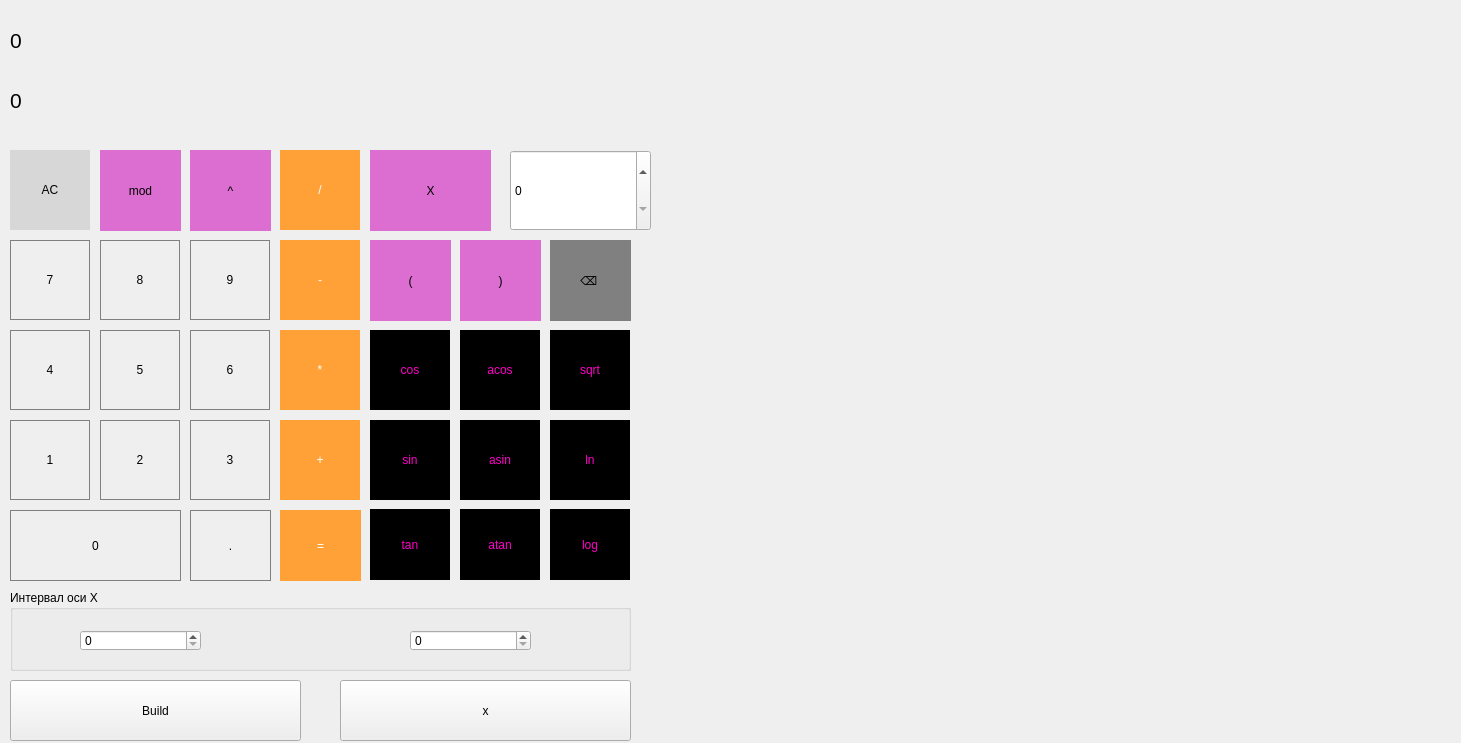
<?xml version="1.0" encoding="UTF-8"?>
<ui version="4.0">
 <class>MainWindow</class>
 <widget class="QMainWindow" name="MainWindow">
  <property name="geometry">
   <rect>
    <x>0</x>
    <y>0</y>
    <width>1461</width>
    <height>743</height>
   </rect>
  </property>
  <property name="windowTitle">
   <string>MainWindow</string>
  </property>
  <widget class="QWidget" name="centralwidget">
   <widget class="QLabel" name="label">
    <property name="geometry">
     <rect>
      <x>10</x>
      <y>10</y>
      <width>1421</width>
      <height>61</height>
     </rect>
    </property>
    <property name="font">
     <font>
      <pointsize>16</pointsize>
     </font>
    </property>
    <property name="text">
     <string>0</string>
    </property>
   </widget>
   <widget class="QPushButton" name="pushButton_7">
    <property name="geometry">
     <rect>
      <x>10</x>
      <y>240</y>
      <width>80</width>
      <height>80</height>
     </rect>
    </property>
    <property name="styleSheet">
     <string notr="true">QPushButton {
	font: 20pt &quot;.AppleSystemUIFont&quot;;
	border: 0.5px solid grey;
}
QPushButton:pressed {
	background-color: rgb(242, 82, 208);
}</string>
    </property>
    <property name="text">
     <string>7</string>
    </property>
   </widget>
   <widget class="QPushButton" name="pushButton_8">
    <property name="geometry">
     <rect>
      <x>100</x>
      <y>240</y>
      <width>80</width>
      <height>80</height>
     </rect>
    </property>
    <property name="styleSheet">
     <string notr="true">QPushButton {
	font: 20pt &quot;.AppleSystemUIFont&quot;;
	border: 0.5px solid grey;
}
QPushButton:pressed {
	background-color: rgb(242, 82, 208);
}</string>
    </property>
    <property name="text">
     <string>8</string>
    </property>
   </widget>
   <widget class="QPushButton" name="pushButton_9">
    <property name="enabled">
     <bool>true</bool>
    </property>
    <property name="geometry">
     <rect>
      <x>190</x>
      <y>240</y>
      <width>80</width>
      <height>80</height>
     </rect>
    </property>
    <property name="styleSheet">
     <string notr="true">QPushButton {
	font: 20pt &quot;.AppleSystemUIFont&quot;;
	border: 0.5px solid grey;
}
QPushButton:pressed {
	background-color: rgb(242, 82, 208);
}</string>
    </property>
    <property name="text">
     <string>9</string>
    </property>
   </widget>
   <widget class="QPushButton" name="pushButton_sub">
    <property name="geometry">
     <rect>
      <x>280</x>
      <y>240</y>
      <width>80</width>
      <height>80</height>
     </rect>
    </property>
    <property name="styleSheet">
     <string notr="true">QPushButton {
	background-color: rgb(255, 161, 54);
	border: 0.1px solid grey;
color: white;
	font: 18pt &quot;.AppleSystemUIFont&quot;;
}</string>
    </property>
    <property name="text">
     <string>-</string>
    </property>
   </widget>
   <widget class="QPushButton" name="pushButton_6">
    <property name="geometry">
     <rect>
      <x>190</x>
      <y>330</y>
      <width>80</width>
      <height>80</height>
     </rect>
    </property>
    <property name="styleSheet">
     <string notr="true">QPushButton {
	font: 20pt &quot;.AppleSystemUIFont&quot;;
	border: 0.5px solid grey;
}
QPushButton:pressed {
	background-color: rgb(242, 82, 208);
}</string>
    </property>
    <property name="text">
     <string>6</string>
    </property>
   </widget>
   <widget class="QPushButton" name="pushButton_5">
    <property name="geometry">
     <rect>
      <x>100</x>
      <y>330</y>
      <width>80</width>
      <height>80</height>
     </rect>
    </property>
    <property name="styleSheet">
     <string notr="true">QPushButton {
	font: 20pt &quot;.AppleSystemUIFont&quot;;
	border: 0.5px solid grey;
}
QPushButton:pressed {
	background-color: rgb(242, 82, 208);
}</string>
    </property>
    <property name="text">
     <string>5</string>
    </property>
   </widget>
   <widget class="QPushButton" name="pushButton_4">
    <property name="geometry">
     <rect>
      <x>10</x>
      <y>330</y>
      <width>80</width>
      <height>80</height>
     </rect>
    </property>
    <property name="styleSheet">
     <string notr="true">QPushButton {
	font: 20pt &quot;.AppleSystemUIFont&quot;;
	border: 0.5px solid grey;
}
QPushButton:pressed {
	background-color: rgb(242, 82, 208);
}</string>
    </property>
    <property name="text">
     <string>4</string>
    </property>
   </widget>
   <widget class="QPushButton" name="pushButton_mul">
    <property name="geometry">
     <rect>
      <x>280</x>
      <y>330</y>
      <width>80</width>
      <height>80</height>
     </rect>
    </property>
    <property name="styleSheet">
     <string notr="true">QPushButton {
	background-color: rgb(255, 161, 54);
	border: 0.1px solid grey;
color: white;
	font: 18pt &quot;.AppleSystemUIFont&quot;;
}</string>
    </property>
    <property name="text">
     <string>*</string>
    </property>
   </widget>
   <widget class="QPushButton" name="pushButton_3">
    <property name="geometry">
     <rect>
      <x>190</x>
      <y>420</y>
      <width>80</width>
      <height>80</height>
     </rect>
    </property>
    <property name="styleSheet">
     <string notr="true">QPushButton {
	font: 20pt &quot;.AppleSystemUIFont&quot;;
	border: 0.5px solid grey;
}
QPushButton:pressed {
	background-color: rgb(242, 82, 208);
}</string>
    </property>
    <property name="text">
     <string>3</string>
    </property>
   </widget>
   <widget class="QPushButton" name="pushButton_2">
    <property name="geometry">
     <rect>
      <x>100</x>
      <y>420</y>
      <width>80</width>
      <height>80</height>
     </rect>
    </property>
    <property name="styleSheet">
     <string notr="true">QPushButton {
	font: 20pt &quot;.AppleSystemUIFont&quot;;
	border: 0.5px solid grey;
}
QPushButton:pressed {
	background-color: rgb(242, 82, 208);
}</string>
    </property>
    <property name="text">
     <string>2</string>
    </property>
   </widget>
   <widget class="QPushButton" name="pushButton_1">
    <property name="geometry">
     <rect>
      <x>10</x>
      <y>420</y>
      <width>80</width>
      <height>80</height>
     </rect>
    </property>
    <property name="styleSheet">
     <string notr="true">QPushButton {
	font: 20pt &quot;.AppleSystemUIFont&quot;;
	border: 0.5px solid grey;
}
QPushButton:pressed {
	background-color: rgb(242, 82, 208);
}</string>
    </property>
    <property name="text">
     <string>1</string>
    </property>
   </widget>
   <widget class="QPushButton" name="pushButton_sum">
    <property name="geometry">
     <rect>
      <x>280</x>
      <y>420</y>
      <width>80</width>
      <height>80</height>
     </rect>
    </property>
    <property name="styleSheet">
     <string notr="true">QPushButton {
	background-color: rgb(255, 161, 54);
	border: 0.1px solid grey;
color: white;
	font: 18pt &quot;.AppleSystemUIFont&quot;;
}</string>
    </property>
    <property name="text">
     <string>+</string>
    </property>
   </widget>
   <widget class="QPushButton" name="pushButton_dot">
    <property name="geometry">
     <rect>
      <x>190</x>
      <y>510</y>
      <width>81</width>
      <height>71</height>
     </rect>
    </property>
    <property name="styleSheet">
     <string notr="true">QPushButton {
	font: 20pt &quot;.AppleSystemUIFont&quot;;
	border: 0.5px solid grey;
}
QPushButton:pressed {
	background-color: qlineargradient(x1:0, y1:0, y2:1, 
								stop:0 #dadbde, stop:1 #f6f7fa);
}</string>
    </property>
    <property name="text">
     <string>.</string>
    </property>
   </widget>
   <widget class="QPushButton" name="pushButton_0">
    <property name="geometry">
     <rect>
      <x>10</x>
      <y>510</y>
      <width>171</width>
      <height>71</height>
     </rect>
    </property>
    <property name="styleSheet">
     <string notr="true">QPushButton {
	font: 20pt &quot;.AppleSystemUIFont&quot;;
	border: 0.5px solid grey;
}
QPushButton:pressed {
	background-color: qlineargradient(x1:0, y1:0, y2:1, 
								stop:0 #dadbde, stop:1 #f6f7fa);
}</string>
    </property>
    <property name="text">
     <string>0</string>
    </property>
   </widget>
   <widget class="QPushButton" name="pushButton_result">
    <property name="geometry">
     <rect>
      <x>280</x>
      <y>510</y>
      <width>81</width>
      <height>71</height>
     </rect>
    </property>
    <property name="styleSheet">
     <string notr="true">QPushButton {
	background-color: rgb(255, 161, 54);
	border: 0.1px solid grey;
color: white;
	font: 18pt &quot;.AppleSystemUIFont&quot;;
}</string>
    </property>
    <property name="text">
     <string>=</string>
    </property>
   </widget>
   <widget class="QPushButton" name="pushButton_clear">
    <property name="geometry">
     <rect>
      <x>10</x>
      <y>150</y>
      <width>80</width>
      <height>80</height>
     </rect>
    </property>
    <property name="styleSheet">
     <string notr="true">QPushButton {
	font: 700 13pt &quot;Helvetica&quot;;
	font: 22pt &quot;.AppleSystemUIFont&quot;;
	background-color: rgb(215, 215, 215);
border: 0.1px solid grey;
}</string>
    </property>
    <property name="text">
     <string>AC</string>
    </property>
   </widget>
   <widget class="QPushButton" name="pushButton_div">
    <property name="geometry">
     <rect>
      <x>280</x>
      <y>150</y>
      <width>80</width>
      <height>80</height>
     </rect>
    </property>
    <property name="styleSheet">
     <string notr="true">QPushButton {
	background-color: rgb(255, 161, 54);
	border: 0.1px solid grey;
color: white;
	font: 18pt &quot;.AppleSystemUIFont&quot;;
}</string>
    </property>
    <property name="text">
     <string>/</string>
    </property>
   </widget>
   <widget class="QPushButton" name="pushButton_mod">
    <property name="geometry">
     <rect>
      <x>100</x>
      <y>150</y>
      <width>81</width>
      <height>81</height>
     </rect>
    </property>
    <property name="styleSheet">
     <string notr="true">font: 18pt &quot;.AppleSystemUIFont&quot;;	
	background-color: rgb(219, 110, 208);
	border: 0.1px solid grey;</string>
    </property>
    <property name="text">
     <string>mod</string>
    </property>
   </widget>
   <widget class="QPushButton" name="pushButton_cos">
    <property name="geometry">
     <rect>
      <x>370</x>
      <y>330</y>
      <width>80</width>
      <height>80</height>
     </rect>
    </property>
    <property name="styleSheet">
     <string notr="true">font: 18pt &quot;.AppleSystemUIFont&quot;;	
	background-color: black;
color: rgb(255, 0, 200);
	border: 0.1px solid grey;</string>
    </property>
    <property name="text">
     <string>cos</string>
    </property>
   </widget>
   <widget class="QPushButton" name="pushButton_sin">
    <property name="geometry">
     <rect>
      <x>370</x>
      <y>420</y>
      <width>80</width>
      <height>80</height>
     </rect>
    </property>
    <property name="styleSheet">
     <string notr="true">font: 18pt &quot;.AppleSystemUIFont&quot;;	
	background-color: black;
color: rgb(255, 0, 200);
	border: 0.1px solid grey;</string>
    </property>
    <property name="text">
     <string>sin</string>
    </property>
   </widget>
   <widget class="QPushButton" name="pushButton_tan">
    <property name="geometry">
     <rect>
      <x>370</x>
      <y>509</y>
      <width>80</width>
      <height>71</height>
     </rect>
    </property>
    <property name="styleSheet">
     <string notr="true">font: 18pt &quot;.AppleSystemUIFont&quot;;	
	background-color: black;
color: rgb(255, 0, 200);
	border: 0.1px solid grey;</string>
    </property>
    <property name="text">
     <string>tan</string>
    </property>
   </widget>
   <widget class="QPushButton" name="pushButton_atan">
    <property name="geometry">
     <rect>
      <x>460</x>
      <y>509</y>
      <width>80</width>
      <height>71</height>
     </rect>
    </property>
    <property name="styleSheet">
     <string notr="true">font: 18pt &quot;.AppleSystemUIFont&quot;;	
	background-color: black;
color: rgb(255, 0, 200);
	border: 0.1px solid grey;</string>
    </property>
    <property name="text">
     <string>atan</string>
    </property>
   </widget>
   <widget class="QPushButton" name="pushButton_asin">
    <property name="geometry">
     <rect>
      <x>460</x>
      <y>420</y>
      <width>80</width>
      <height>80</height>
     </rect>
    </property>
    <property name="styleSheet">
     <string notr="true">font: 18pt &quot;.AppleSystemUIFont&quot;;	
	background-color: black;
color: rgb(255, 0, 200);
	border: 0.1px solid grey;</string>
    </property>
    <property name="text">
     <string>asin</string>
    </property>
   </widget>
   <widget class="QPushButton" name="pushButton_acos">
    <property name="geometry">
     <rect>
      <x>460</x>
      <y>330</y>
      <width>80</width>
      <height>80</height>
     </rect>
    </property>
    <property name="styleSheet">
     <string notr="true">font: 18pt &quot;.AppleSystemUIFont&quot;;	
	background-color: black;
color: rgb(255, 0, 200);
	border: 0.1px solid grey;</string>
    </property>
    <property name="text">
     <string>acos</string>
    </property>
   </widget>
   <widget class="QPushButton" name="pushButton_ln">
    <property name="geometry">
     <rect>
      <x>550</x>
      <y>420</y>
      <width>80</width>
      <height>80</height>
     </rect>
    </property>
    <property name="styleSheet">
     <string notr="true">font: 18pt &quot;.AppleSystemUIFont&quot;;	
	background-color: black;
color: rgb(255, 0, 200);
	border: 0.1px solid grey;</string>
    </property>
    <property name="text">
     <string>ln</string>
    </property>
   </widget>
   <widget class="QPushButton" name="pushButton_sqrt">
    <property name="geometry">
     <rect>
      <x>550</x>
      <y>330</y>
      <width>80</width>
      <height>80</height>
     </rect>
    </property>
    <property name="styleSheet">
     <string notr="true">font: 18pt &quot;.AppleSystemUIFont&quot;;	
	background-color: black;
color: rgb(255, 0, 200);
	border: 0.1px solid grey;</string>
    </property>
    <property name="text">
     <string>sqrt</string>
    </property>
   </widget>
   <widget class="QPushButton" name="pushButton_log">
    <property name="geometry">
     <rect>
      <x>550</x>
      <y>509</y>
      <width>80</width>
      <height>71</height>
     </rect>
    </property>
    <property name="styleSheet">
     <string notr="true">font: 18pt &quot;.AppleSystemUIFont&quot;;	
	background-color: black;
color: rgb(255, 0, 200);
	border: 0.1px solid grey;</string>
    </property>
    <property name="text">
     <string>log</string>
    </property>
   </widget>
   <widget class="QPushButton" name="pushButton_closed_brace">
    <property name="geometry">
     <rect>
      <x>460</x>
      <y>240</y>
      <width>81</width>
      <height>81</height>
     </rect>
    </property>
    <property name="styleSheet">
     <string notr="true">font: 18pt &quot;.AppleSystemUIFont&quot;;	
	background-color: rgb(219, 110, 208);
	border: 0.1px solid grey;</string>
    </property>
    <property name="text">
     <string>)</string>
    </property>
   </widget>
   <widget class="QPushButton" name="pushButton_opened_brace">
    <property name="geometry">
     <rect>
      <x>370</x>
      <y>240</y>
      <width>81</width>
      <height>81</height>
     </rect>
    </property>
    <property name="styleSheet">
     <string notr="true">font: 18pt &quot;.AppleSystemUIFont&quot;;	
	background-color: rgb(219, 110, 208);
	border: 0.1px solid grey;</string>
    </property>
    <property name="text">
     <string>(</string>
    </property>
   </widget>
   <widget class="QPushButton" name="pushButton_scale">
    <property name="geometry">
     <rect>
      <x>190</x>
      <y>150</y>
      <width>81</width>
      <height>81</height>
     </rect>
    </property>
    <property name="styleSheet">
     <string notr="true">font: 18pt &quot;.AppleSystemUIFont&quot;;	
	background-color: rgb(219, 110, 208);
	border: 0.1px solid grey;</string>
    </property>
    <property name="text">
     <string>^</string>
    </property>
   </widget>
   <widget class="QCustomPlot" name="widget" native="true">
    <property name="geometry">
     <rect>
      <x>660</x>
      <y>80</y>
      <width>791</width>
      <height>641</height>
     </rect>
    </property>
   </widget>
   <widget class="QGroupBox" name="groupBox">
    <property name="geometry">
     <rect>
      <x>10</x>
      <y>590</y>
      <width>621</width>
      <height>81</height>
     </rect>
    </property>
    <property name="title">
     <string>Интервал оси X</string>
    </property>
    <widget class="QSpinBox" name="spinBox_min">
     <property name="geometry">
      <rect>
       <x>70</x>
       <y>40</y>
       <width>121</width>
       <height>21</height>
      </rect>
     </property>
    </widget>
    <widget class="QSpinBox" name="spinBox_max">
     <property name="geometry">
      <rect>
       <x>400</x>
       <y>40</y>
       <width>121</width>
       <height>21</height>
      </rect>
     </property>
    </widget>
   </widget>
   <widget class="QPushButton" name="pushButton_build_graph">
    <property name="geometry">
     <rect>
      <x>10</x>
      <y>680</y>
      <width>291</width>
      <height>61</height>
     </rect>
    </property>
    <property name="text">
     <string>Build</string>
    </property>
   </widget>
   <widget class="QPushButton" name="pushButton_funx">
    <property name="geometry">
     <rect>
      <x>340</x>
      <y>680</y>
      <width>291</width>
      <height>61</height>
     </rect>
    </property>
    <property name="text">
     <string>x</string>
    </property>
   </widget>
   <widget class="QPushButton" name="pushButton_X">
    <property name="geometry">
     <rect>
      <x>370</x>
      <y>150</y>
      <width>121</width>
      <height>81</height>
     </rect>
    </property>
    <property name="styleSheet">
     <string notr="true">font: 18pt &quot;.AppleSystemUIFont&quot;;	
	background-color: rgb(219, 110, 208);
	border: 0.1px solid grey;</string>
    </property>
    <property name="text">
     <string>X</string>
    </property>
   </widget>
   <widget class="QSpinBox" name="spinBox_x">
    <property name="geometry">
     <rect>
      <x>510</x>
      <y>150</y>
      <width>141</width>
      <height>81</height>
     </rect>
    </property>
   </widget>
   <widget class="QLabel" name="label_2">
    <property name="geometry">
     <rect>
      <x>10</x>
      <y>70</y>
      <width>1421</width>
      <height>61</height>
     </rect>
    </property>
    <property name="font">
     <font>
      <pointsize>16</pointsize>
     </font>
    </property>
    <property name="text">
     <string>0</string>
    </property>
   </widget>
   <widget class="QPushButton" name="pushButton_backspace">
    <property name="geometry">
     <rect>
      <x>550</x>
      <y>240</y>
      <width>81</width>
      <height>81</height>
     </rect>
    </property>
    <property name="styleSheet">
     <string notr="true">font: 18pt &quot;.AppleSystemUIFont&quot;;	
	background-color: grey;
	border: 0.1px solid grey;</string>
    </property>
    <property name="text">
     <string>⌫ </string>
    </property>
   </widget>
  </widget>
 </widget>
 <customwidgets>
  <customwidget>
   <class>QCustomPlot</class>
   <extends>QWidget</extends>
   <header location="global">qcustomplot.h</header>
   <container>1</container>
  </customwidget>
 </customwidgets>
 <resources/>
 <connections/>
</ui>
